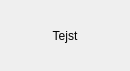
<?xml version="1.0" encoding="UTF-8"?>
<ui version="4.0">
 <class>tlinsToolBarButton</class>
 <widget class="QWidget" name="tlinsToolBarButton">
  <property name="geometry">
   <rect>
    <x>0</x>
    <y>0</y>
    <width>130</width>
    <height>71</height>
   </rect>
  </property>
  <property name="windowTitle">
   <string>Form</string>
  </property>
  <layout class="QGridLayout" name="gridLayout">
   <property name="leftMargin">
    <number>0</number>
   </property>
   <property name="topMargin">
    <number>0</number>
   </property>
   <property name="rightMargin">
    <number>0</number>
   </property>
   <property name="bottomMargin">
    <number>0</number>
   </property>
   <property name="spacing">
    <number>0</number>
   </property>
   <item row="0" column="0">
    <widget class="QToolButton" name="toolButton">
     <property name="enabled">
      <bool>true</bool>
     </property>
     <property name="minimumSize">
      <size>
       <width>130</width>
       <height>0</height>
      </size>
     </property>
     <property name="text">
      <string>Tejst</string>
     </property>
     <property name="icon">
      <iconset resource="resource.qrc">
       <normaloff>:/icons/add.svg</normaloff>:/icons/add.svg</iconset>
     </property>
     <property name="iconSize">
      <size>
       <width>42</width>
       <height>42</height>
      </size>
     </property>
     <property name="checkable">
      <bool>true</bool>
     </property>
     <property name="toolButtonStyle">
      <enum>Qt::ToolButtonTextUnderIcon</enum>
     </property>
     <property name="autoRaise">
      <bool>true</bool>
     </property>
    </widget>
   </item>
  </layout>
 </widget>
 <resources>
  <include location="resource.qrc"/>
 </resources>
 <connections>
  <connection>
   <sender>toolButton</sender>
   <signal>pressed()</signal>
   <receiver>tlinsToolBarButton</receiver>
   <slot>buttonPressed()</slot>
   <hints>
    <hint type="sourcelabel">
     <x>114</x>
     <y>46</y>
    </hint>
    <hint type="destinationlabel">
     <x>278</x>
     <y>78</y>
    </hint>
   </hints>
  </connection>
 </connections>
 <slots>
  <slot>buttonPressed()</slot>
 </slots>
</ui>
